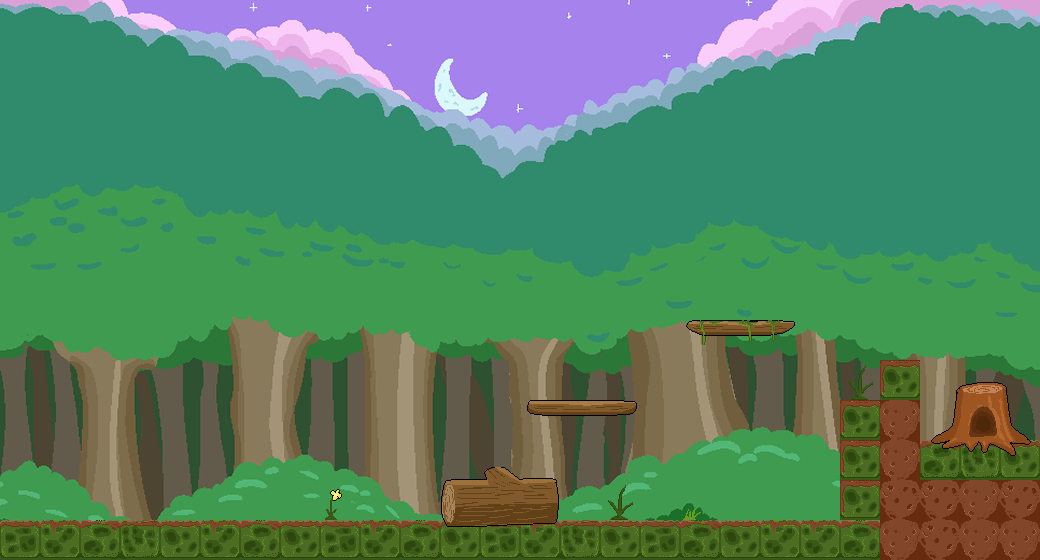

The image is a tile-based game level rendered from a .tmx file. Its description and complete source (layers, tilesets, objects, tile grids) follow:
An orthogonal 26x14 tile map with 40x40 px tiles, 2 tile layers (floor, scenery), 2 hidden layers not drawn, 2 tilesets, 1 image layer.

<map version="1.10" tiledversion="1.10.1" orientation="orthogonal" renderorder="right-down" width="26" height="14" tilewidth="40" tileheight="40" infinite="0" nextlayerid="9" nextobjectid="1">
 <editorsettings>
  <export target="../data/zone1col.js" format="js" />
 </editorsettings>
 <tileset firstgid="1" source="tileset2.tsx" />
 <tileset firstgid="145" source="tileset3.tsx" />
 <imagelayer id="8" name="Image Layer 1">
  <image source="slimeworld_bg1.jpg" width="1040" height="600" />
 </imagelayer>
 <layer id="1" name="floor" width="26" height="14">
  <data encoding="csv">
0,0,0,0,0,0,0,0,0,0,0,0,0,0,0,0,0,0,0,0,0,0,0,0,0,0,
0,0,0,0,0,0,0,0,0,0,0,0,0,0,0,0,0,0,0,0,0,0,0,0,0,0,
0,0,0,0,0,0,0,0,0,0,0,0,0,0,0,0,0,0,0,0,0,0,0,0,0,0,
0,0,0,0,0,0,0,0,0,0,0,0,0,0,0,0,0,0,0,0,0,0,0,0,0,0,
0,0,0,0,0,0,0,0,0,0,0,0,0,0,0,0,0,0,0,0,0,0,0,0,0,0,
0,0,0,0,0,0,0,0,0,0,0,0,0,0,0,0,0,0,0,0,0,0,0,0,0,0,
0,0,0,0,0,0,0,0,0,0,0,0,0,0,0,0,0,0,0,0,0,0,0,0,0,0,
0,0,0,0,0,0,0,0,0,0,0,0,0,0,0,0,0,0,0,0,0,0,0,0,0,0,
0,0,0,0,0,0,0,0,0,0,0,0,0,0,0,0,0,0,0,0,0,0,0,0,0,0,
0,0,0,0,0,0,0,0,0,0,0,0,0,0,0,0,0,0,0,0,0,9,6,0,0,0,
0,0,0,0,0,0,0,0,0,0,0,0,0,0,0,0,0,0,0,0,0,6,7,0,0,0,
0,0,0,0,0,0,0,0,0,0,0,0,0,0,0,0,0,0,0,0,0,6,7,3,4,5,
0,0,0,0,0,0,0,0,10,0,0,0,0,0,0,9,0,11,0,0,0,6,8,8,7,8,
1,2,3,4,5,2,3,5,1,2,3,5,1,2,4,5,1,3,5,2,2,3,7,8,7,7
</data>
 </layer>
 <layer id="2" name="scenery" width="26" height="14">
  <data encoding="csv">
0,0,0,0,0,0,0,0,0,0,0,0,0,0,0,0,0,0,0,0,0,0,0,0,0,0,
0,0,0,0,0,0,0,0,0,0,0,0,0,0,0,0,0,0,0,0,0,0,0,0,0,0,
0,0,0,0,0,0,0,0,0,0,0,0,0,0,0,0,0,0,0,0,0,0,0,0,0,0,
0,0,0,0,0,0,0,0,0,0,0,0,0,0,0,0,0,0,0,0,0,0,0,0,0,0,
0,0,0,0,0,0,0,0,0,0,0,0,0,0,0,0,0,0,0,0,0,0,0,0,0,0,
0,0,0,0,0,0,0,0,0,0,0,0,0,0,0,0,0,0,0,0,0,0,0,0,0,0,
0,0,0,0,0,0,0,0,0,0,0,0,0,0,0,0,0,0,0,0,0,0,0,0,0,0,
0,0,0,0,0,0,0,0,0,0,0,0,0,0,0,0,0,0,0,0,0,0,0,0,0,0,
0,0,0,0,0,0,0,0,0,0,0,0,0,0,0,0,0,41,42,43,0,0,0,0,0,0,
0,0,0,0,0,0,0,0,0,0,0,0,0,0,0,0,0,0,0,0,0,0,0,20,21,22,
0,0,0,0,0,0,0,0,0,0,0,0,0,17,18,19,0,0,0,0,0,0,0,32,33,34,
0,0,0,0,0,0,0,0,0,0,0,13,14,15,16,0,0,0,0,0,0,0,0,44,45,46,
0,0,0,0,0,0,0,0,0,0,0,25,26,27,28,0,0,0,0,0,0,0,0,0,0,0,
0,0,0,0,0,0,0,0,0,0,0,37,38,39,40,0,0,0,0,0,0,0,0,0,0,0
</data>
 </layer>
 <layer id="3" name="floorCollisions" width="26" height="14" visible="0" opacity="0.24">
  <data encoding="csv">
0,0,0,0,0,0,0,0,0,0,0,0,0,0,0,0,0,0,0,0,0,0,0,0,0,0,
0,0,0,0,0,0,0,0,0,0,0,0,0,0,0,0,0,0,0,0,0,0,0,0,0,0,
0,0,0,0,0,0,0,0,0,0,0,0,0,0,0,0,0,0,0,0,0,0,0,0,0,0,
0,0,0,0,0,0,0,0,0,0,0,0,0,0,0,0,0,0,0,0,0,0,0,0,0,0,
0,0,0,0,0,0,0,0,0,0,0,0,0,0,0,0,0,0,0,0,0,0,0,0,0,0,
0,0,0,0,0,0,0,0,0,0,0,0,0,0,0,0,0,0,0,0,0,0,0,0,0,0,
0,0,0,0,0,0,0,0,0,0,0,0,0,0,0,0,0,0,0,0,0,0,0,0,0,0,
0,0,0,0,0,0,0,0,0,0,0,0,0,0,0,0,0,0,0,0,0,0,0,0,0,0,
0,0,0,0,0,0,0,0,0,0,0,0,0,0,0,0,0,0,0,0,0,0,0,0,0,0,
0,0,0,0,0,0,0,0,0,0,0,0,0,0,0,0,0,0,0,0,0,0,12,0,0,0,
0,0,0,0,0,0,0,0,0,0,0,0,0,0,0,0,0,0,0,0,0,12,12,0,0,0,
0,0,0,0,0,0,0,0,0,0,0,0,0,0,0,0,0,0,0,0,0,12,12,12,12,12,
0,0,0,0,0,0,0,0,0,0,0,12,12,12,0,0,0,0,0,0,0,12,0,0,0,0,
12,12,12,12,12,12,12,12,12,12,12,12,12,12,12,12,12,12,12,12,12,12,0,0,0,0
</data>
 </layer>
 <layer id="4" name="platformCollisions" width="26" height="14" visible="0" opacity="0.35">
  <data encoding="csv">
0,0,0,0,0,0,0,0,0,0,0,0,0,0,0,0,0,0,0,0,0,0,0,0,0,0,
0,0,0,0,0,0,0,0,0,0,0,0,0,0,0,0,0,0,0,0,0,0,0,0,0,0,
0,0,0,0,0,0,0,0,0,0,0,0,0,0,0,0,0,0,0,0,0,0,0,0,0,0,
0,0,0,0,0,0,0,0,0,0,0,0,0,0,0,0,0,0,0,0,0,0,0,0,0,0,
0,0,0,0,0,0,0,0,0,0,0,0,0,0,0,0,0,0,0,0,0,0,0,0,0,0,
0,0,0,0,0,0,0,0,0,0,0,0,0,0,0,0,0,0,0,0,0,0,0,0,0,0,
0,0,0,0,0,0,0,0,0,0,0,0,0,0,0,0,0,0,0,0,0,0,0,0,0,0,
0,0,0,0,0,0,0,0,0,0,0,0,0,0,0,0,0,0,0,0,0,0,0,0,0,0,
0,0,0,0,0,0,0,0,0,0,0,0,0,0,0,0,0,156,156,156,0,0,0,0,0,0,
0,0,0,0,0,0,0,0,0,0,0,0,0,0,0,0,0,0,0,0,0,0,0,0,0,0,
0,0,0,0,0,0,0,0,0,0,0,0,0,156,156,156,0,0,0,0,0,0,0,0,0,0,
0,0,0,0,0,0,0,0,0,0,0,0,0,0,0,0,0,0,0,0,0,0,0,0,0,0,
0,0,0,0,0,0,0,0,0,0,0,0,0,0,0,0,0,0,0,0,0,0,0,0,0,0,
0,0,0,0,0,0,0,0,0,0,0,0,0,0,0,0,0,0,0,0,0,0,0,0,0,0
</data>
 </layer>
</map>